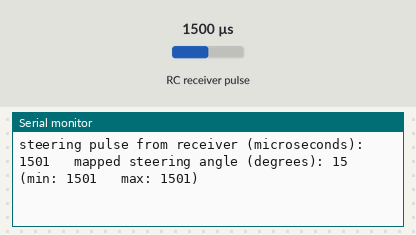
A sketch run on a simulated Arduino Uno, built with avr-gcc and run on an emulated ATmega328P. On the bench: the last lines printed to the serial monitor. Wiring (inferred from the names in the program): RC receiver channel: data pin 3. The inputs (shaded band) are chosen by the test bench; at power-on: RC receiver pulse 1500 µs.

Above: at 1.2 s.
1.3 s: RC receiver pulse (sensor on pin 3) set to 1020 µs
At 2.0 s:
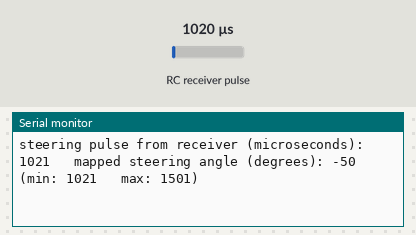
2.8 s: RC receiver pulse (sensor on pin 3) set to 1250 µs
At 3.3 s:
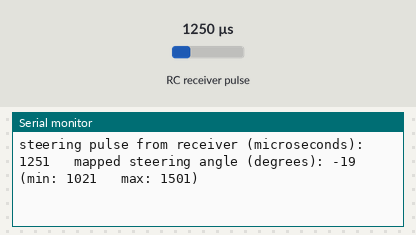
Timing chart, 0 to 5.8 s (numbered marks = the images above; inputs shaded):
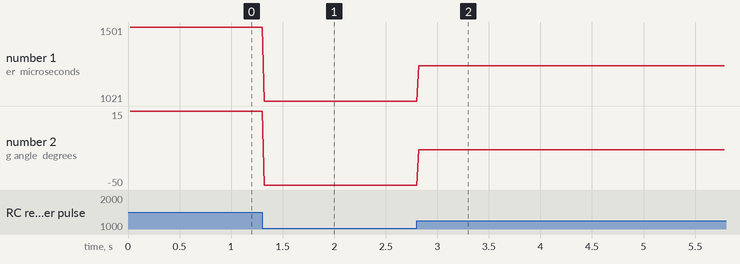

The sketch:

RCReaderTest.ino
```cpp
/*
RCReader rev 4/9/2026 created by Aidan Carrier and Justin Sanders (Northeastern University Class of 2026 COE Capstone II)


Based on code from RoboSail
RCReader rev rev 7/30/2017
© 2014-2017 RoboSail


This program puts the Arduino micro-computer in the RC (Radio Control) system
It takes in the control signals coming in from the Receiver and
displays the following to the Serial Monitor:
  - The actual "pulse" coming in from the receiver for each channel
    (typical range of 1000 - 2000)
  - the angle at which the steering servo should be positioned
    given that command (in the RC car frame of reference)


This program helps the user determine
  - if they are reading good signals from the receiver (range of 943 - 1837)
  - if the Arduino computer is functioning correctly


Steering data from the RC receiver is read in on
digital pins 3.
*/


#include <Servo.h>


// Pin assignments
//input pins from receiver
#define STEERING_RC_PIN 3


// variables to hold input values
int steeringPulseWidth;
int steeringAngleOut;
int maxPulseWidth = 0;
int minPulseWidth = 9999;


void setup() {
  Serial.begin(115200);
  Serial.println("\nRCReader");
  // Set RC receiver on digital input pins
  pinMode(STEERING_RC_PIN, INPUT);
}


void loop() {
  // Read commanded (manual) values from the RC receiver
  // pulseIn returns the width of the command pulse in microseconds.
  steeringPulseWidth = pulseIn(STEERING_RC_PIN, HIGH);
  if (steeringPulseWidth != 0) {


    if (steeringPulseWidth > maxPulseWidth){
      maxPulseWidth = steeringPulseWidth;
    }


    if ( steeringPulseWidth < minPulseWidth) {
      minPulseWidth = steeringPulseWidth;
    }


  }

  steeringAngleOut = map(steeringPulseWidth, 942, 1835, -60, 60);


  // Print out the values for debug.
  Serial.print("steering pulse from receiver (microseconds): ");
  Serial.print(steeringPulseWidth);
  Serial.print("\t mapped steering angle (degrees): ");
  Serial.print(steeringAngleOut);


  Serial.print("\t (min: ");
  Serial.print(minPulseWidth);
  Serial.print("\t max: ");
  Serial.print(maxPulseWidth);
  Serial.println(")");
}
```

Measured:
- after the input at 1.3 s, the serial monitor: prints a new line at once (image 1)
- after the input at 2.8 s, the serial monitor: prints a new line at once (image 2)
- plotted number 1: 1501 → 1021 after the input at 1.3 s, 1021 → 1251 after the input at 2.8 s
- plotted number 2: 15 → -50 after the input at 1.3 s, -50 → -19 after the input at 2.8 s
